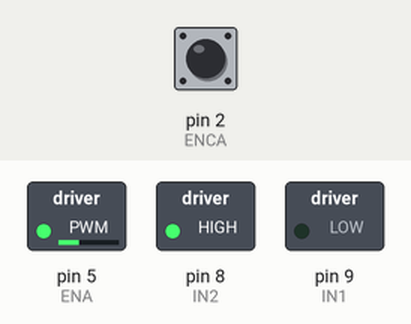
Recording of a sketch running on a simulated Arduino Uno, built with avr-gcc and run on an emulated ATmega328P. Parts: switched loads named in the sketch (green lamp = pin HIGH). The inputs (shaded band) are chosen by the test bench; at power-on: pin 2 (ENCA) HIGH. What the sketch prints to the serial monitor is not drawn.

Above: at 0.15 s.
At 0.5 s:
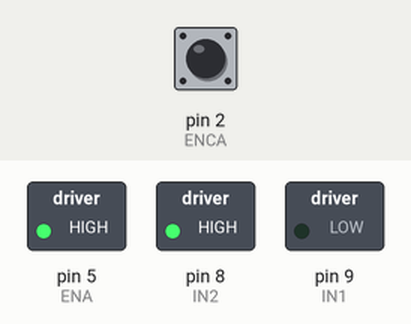
Timing chart, 0 to 2.0 s (numbered marks = the images above):
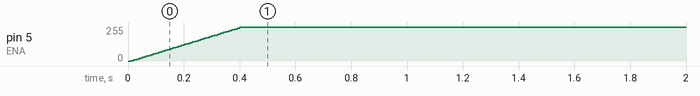

Measured:
- by itself, pin 5 (ENA): moves from 0/255 to 255/255 over 0.40 s

The sketch:

controlediscreto.ino
```cpp
# include <TimerOne.h>

// Definições de pinos para o motor e encoder
const int ENCA = 2;  // Pino A do encoder
const int ENCB = 3;  // Pino B do encoder

const int IN1 = 9;   // Pino IN1 da ponte H (controle de direção)
const int IN2 = 8;   // Pino IN2 da ponte H (controle de direção)
const int ENA = 5;   // Pino ENA da ponte H (controle de velocidade)


float rpm, uk_1 = 0, ek_1 = 0, rk = 1000 , yk , ek, uk;
const int pulsesPerRevolution = 200;
unsigned long pulseCount = 0;
unsigned long count = 0;


const int max_samples = 200;
float data_values[max_samples][2];
int sample_index = 0;


void rotinaControladorDiscreto(){
  yk = rpm;
  ek=rk-yk;
  uk= (1*uk_1*100 + 0.0032*ek*100 + 0.0032*ek_1*100);
  uk = uk*0.01;

  if (uk>=255){
    analogWrite(ENA, 255);
  }
  else{
    analogWrite(ENA, uk);
  }
  if (sample_index < max_samples) {
    data_values[sample_index][0] = rpm;
    data_values[sample_index][1] = millis() / 1000.0;
    sample_index++;
  }
  // Atualizo as variáveis:
  uk_1=uk;
  ek_1=ek;
}

void countPulse() {
  pulseCount++;
}

void pwmInterrupt(){
  count = pulseCount;
  pulseCount = 0;
  rpm = (count * 6000.0) / pulsesPerRevolution;
  rotinaControladorDiscreto();
}


void setup() {
  Serial.begin(115200);
  pinMode(IN1, OUTPUT);
  pinMode(IN2, OUTPUT);
  pinMode(ENA, OUTPUT);
  pinMode(ENCA, INPUT);
  pinMode(ENCB, INPUT);

  digitalWrite(IN1, LOW);
  digitalWrite(IN2, HIGH);


  attachInterrupt(digitalPinToInterrupt(ENCA), countPulse, RISING);


  Timer1.initialize(10000); // Inicializa o Timer1 com período de 10000 microssegundos = 0.01s ou seja f = 100hz
  Timer1.attachInterrupt(pwmInterrupt); // Anexa a função de interrupção
}

void loop() {
  // Vasco da Gama


  if (sample_index == max_samples) {
    for (int i = 0; i < max_samples; i++) {
      Serial.print(data_values[i][1], 3); // Imprimindo com três casas decimais
      Serial.print(",");
      Serial.println(data_values[i][0], 3); // Imprimindo com três casas decimais
    }
    sample_index = 0;
    // Serial.print("printou tudo");
  }

}
```
